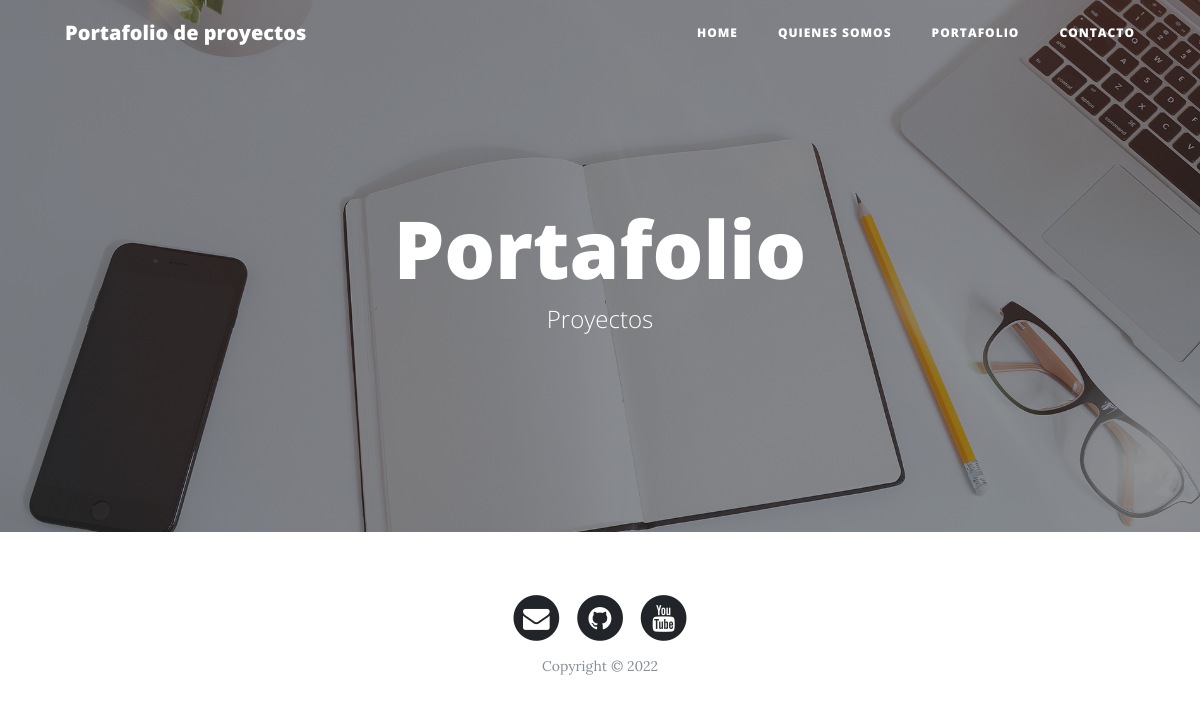
/portfolio/, run on an earlier commit of the app's database.
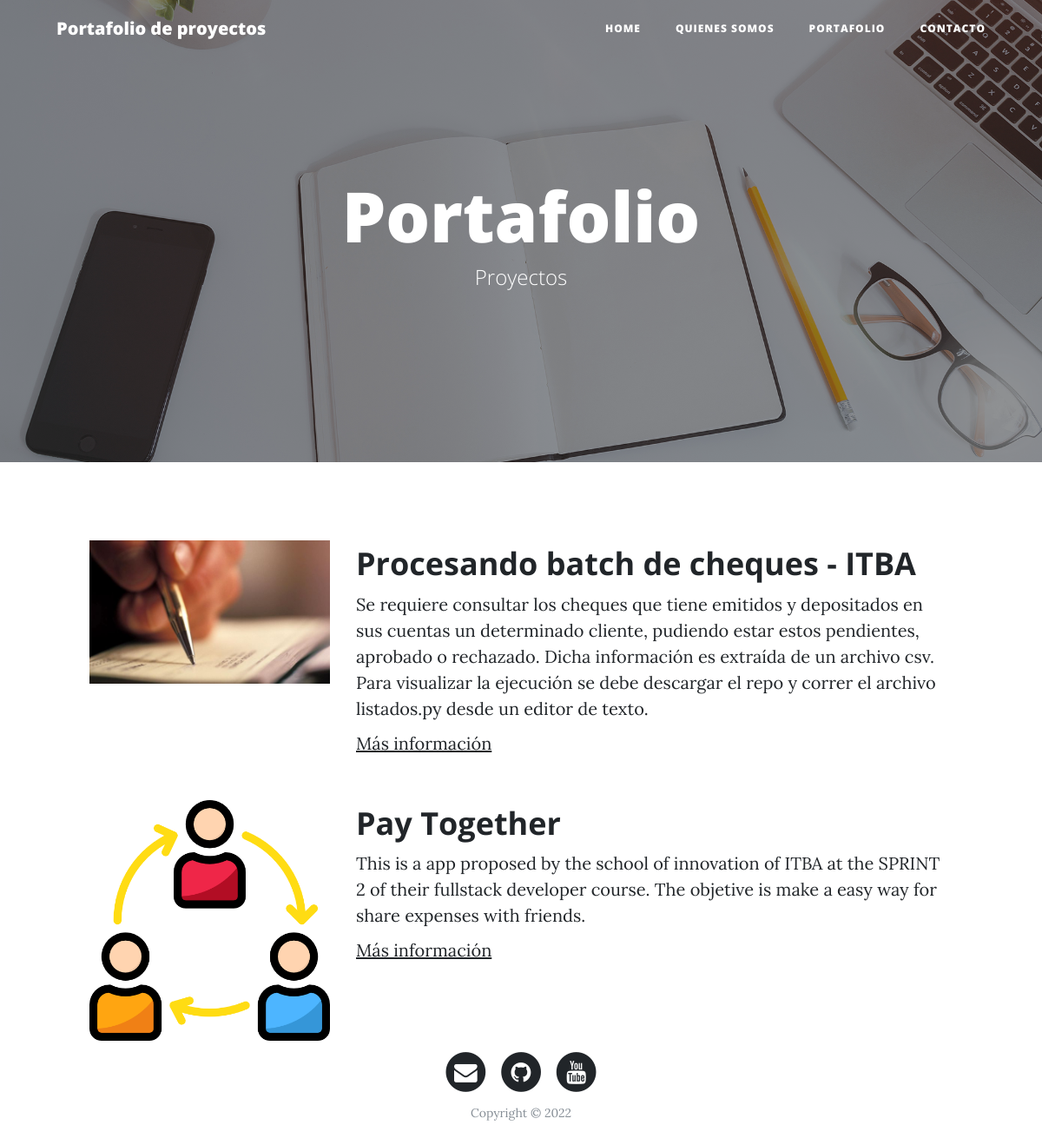
And on a later commit of the database.
### portfolio/models.py (models this page shows, shortened)
class Proyectos(models.Model):
    title = models.CharField(max_length=200, verbose_name="Título") #agregamos el campo verbose para describir
    description =  models.TextField(verbose_name="Descripción")
    image = models.ImageField(upload_to='projects',verbose_name="Imagen",null=True, blank=True)
    link = models.URLField(null=True, blank=True, verbose_name="Enlace Web")
    created = models.DateTimeField(auto_now_add=True, verbose_name="Fecha de creación")
    updated = models.DateTimeField(auto_now=True, verbose_name="Fecha de edición")
    class Meta():
        verbose_name = "proyecto"
        verbose_name_plural = "proyectos"
        ordering = ["-created"] #este campo indica que ordenemos los registros por fecha de creado en forma descendente

### portfolio/views.py (the view)
# urls.py: path('portfolio/',portfolio_views.portfolio, name="portfolio"),
def portfolio(request):
    projects = Proyectos.objects.all()
    return render(request, os.path.join("portfolio","portfolio.html"), {'projects': projects})

### portfolio/templates/portfolio/portfolio.html (shortened to what this page needs)
{% extends 'app_prueba/base.html' %}
{% load static %}
{% block background %}{% static 'app_prueba/img/portfolio-bg.jpg' %}{% endblock %}
{% block headers %}
    <h1>Portafolio</h1>
    <span class="subheading">Proyectos</span>
{% endblock %}
{% block content %}
    {% for project in projects %}
        <div class="row project">
            <div class="col-lg-3 col-md-4 offset-lg-1">
               {% if project.image %}
               <img class="img-fluid" src="{{project.image.url}}" alt="">
                {% endif %}
            </div>
            <div class="col-lg-7 col-md-8">
                <h2 class="section-heading title">{{project.title}}</h2>
                <p>{{project.description}}</p>
                {% if project.link %}
                    <p><a href="{{project.link}}">Más información</a></p>
                {% endif %}
            </div>
        </div>
    {% endfor %}
{% endblock %}

### app_prueba/templates/app_prueba/base.html (shortened to what this page needs)
<!DOCTYPE html>
<html lang="es">
    <head>
        {% load static %}
        <link href="{% static 'app_prueba/vendor/bootstrap/css/bootstrap.min.css' %}" rel="stylesheet">
        <link href="{% static 'app_prueba/vendor/font-awesome/css/font-awesome.min.css' %}" rel="stylesheet" type="text/css">
        <link href="{% static 'app_prueba/css/clean-blog.min.css' %}" rel="stylesheet">
    </head>
    <body>
    <nav class="navbar navbar-expand-lg navbar-light fixed-top" id="mainNav">
        <div class="container">
            <a class="navbar-brand" href="{% url 'home' %}"> Portafolio de proyectos</a>
            <div class="collapse navbar-collapse" id="navbarResponsive">
                <ul class="navbar-nav ml-auto">
                <li class="nav-item"><a class="nav-link" href="{% url 'home' %}">Home</a></li>
                <li class="nav-item"><a class="nav-link" href="{% url 'about' %}">Quienes Somos</a></li>
                <li class="nav-item"><a class="nav-link" href="{% url 'portfolio' %}">Portafolio</a></li>
                <li class="nav-item"><a class="nav-link" href="{% url 'contact' %}">Contacto</a></li>
                </ul>
            </div>
        </div>
    </nav>
    <header class="masthead" style="background-image: url('{% block background %}{% endblock %}')">
        <div class="overlay"></div>
        <div class="container">
            <div class="row">
                <div class="col-lg-8 col-md-10 mx-auto">
                    <div class="site-heading">
                        {% block headers %}{% endblock %}
                    </div>
                </div>
            </div>
        </div>
    </header>
    {% block content %}{% endblock %}
    <footer>
        <div class="container">
            <div class="row">
                <div class="col-lg-8 col-md-10 mx-auto">
                    <ul class="list-inline text-center">
                        <li class="list-inline-item"><a href="#"><span class="fa-stack fa-lg"><i class="fa fa-circle fa-stack-2x"></i><i class="fa fa-envelope fa-stack-1x fa-inverse"></i></span></a></li>
                        <li class="list-inline-item"><a href="#"><span class="fa-stack fa-lg"><i class="fa fa-circle fa-stack-2x"></i><i class="fa fa-github fa-stack-1x fa-inverse"></i></span></a></li>
                        <li class="list-inline-item"><a href="#"><span class="fa-stack fa-lg"><i class="fa fa-circle fa-stack-2x"></i><i class="fa fa-youtube fa-stack-1x fa-inverse"></i></span></a></li>
                    </ul>
                    <p class="copyright text-muted">Copyright &copy; 2022</p>
                </div>
            </div>
        </div>
    </footer>
    </body>
</html>

What changed in the data, as far as the page shows it:
added Proyectos: image (picture), title "Procesando batch de cheques - ITBA", description "Se requiere consultar los cheques que tiene emitidos y depositados en sus cuentas un determinado cliente, pudiendo estar estos pendientes, aprobado o rechazado. Dicha información es extraída de un archivo csv. Para visualizar la ejecución se debe descargar el repo y correr el archivo listados.py desde un editor de texto."
added Proyectos: image (picture), title "Pay Together", description "This is a app proposed by the school of innovation of ITBA at the SPRINT 2 of their fullstack developer course. The objetive is make a easy way for share expenses with friends."
